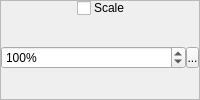
      <widget class="QFrame" name="frame_4">
       <property name="frameShape">
        <enum>QFrame::StyledPanel</enum>
       </property>
       <property name="frameShadow">
        <enum>QFrame::Raised</enum>
       </property>
       <layout class="QVBoxLayout" name="verticalLayout_6">
        <property name="spacing">
         <number>0</number>
        </property>
        <property name="margin">
         <number>0</number>
        </property>
        <item>
         <widget class="QWidget" name="widget_24" native="true">
          <property name="sizePolicy">
           <sizepolicy hsizetype="Preferred" vsizetype="Fixed">
            <horstretch>0</horstretch>
            <verstretch>0</verstretch>
           </sizepolicy>
          </property>
          <property name="styleSheet">
           <string notr="true">.QWidget
{
	border-width: 1px;
	border-style: solid;
	border-color: palette(window-text);
	background-color: palette(window-text);
}

.QWidget&gt;QLabel
{
	border-width: 0px;
	background-color: palette(window-text);
	color: palette(window);
	font-weight: bold;
}</string>
          </property>
          <layout class="QHBoxLayout" name="horizontalLayout_26">
           <property name="spacing">
            <number>3</number>
           </property>
           <property name="margin">
            <number>0</number>
           </property>
           <item>
            <spacer name="horizontalSpacer_9">
             <property name="orientation">
              <enum>Qt::Horizontal</enum>
             </property>
             <property name="sizeHint" stdset="0">
              <size>
               <width>10</width>
               <height>15</height>
              </size>
             </property>
            </spacer>
           </item>
           <item>
            <widget class="QCheckBox" name="cbScale">
             <property name="sizePolicy">
              <sizepolicy hsizetype="Fixed" vsizetype="Fixed">
               <horstretch>0</horstretch>
               <verstretch>0</verstretch>
              </sizepolicy>
             </property>
             <property name="text">
              <string/>
             </property>
            </widget>
           </item>
           <item>
            <widget class="QLabel" name="label_11">
             <property name="sizePolicy">
              <sizepolicy hsizetype="Fixed" vsizetype="Fixed">
               <horstretch>0</horstretch>
               <verstretch>0</verstretch>
              </sizepolicy>
             </property>
             <property name="text">
              <string>Scale</string>
             </property>
            </widget>
           </item>
           <item>
            <spacer name="horizontalSpacer_10">
             <property name="orientation">
              <enum>Qt::Horizontal</enum>
             </property>
             <property name="sizeHint" stdset="0">
              <size>
               <width>10</width>
               <height>15</height>
              </size>
             </property>
            </spacer>
           </item>
          </layout>
         </widget>
        </item>
        <item>
         <widget class="QWidget" name="wScale" native="true">
          <layout class="QHBoxLayout" name="horizontalLayout_6">
           <property name="spacing">
            <number>0</number>
           </property>
           <property name="margin">
            <number>0</number>
           </property>
           <item>
            <widget class="QSpinBox" name="sbScale">
             <property name="accelerated">
              <bool>true</bool>
             </property>
             <property name="suffix">
              <string>%</string>
             </property>
             <property name="minimum">
              <number>0</number>
             </property>
             <property name="maximum">
              <number>800</number>
             </property>
             <property name="value">
              <number>100</number>
             </property>
            </widget>
           </item>
           <item>
            <widget class="SpinBoxSideButton" name="bScaleSideButton">
             <property name="minimumSize">
              <size>
               <width>13</width>
               <height>21</height>
              </size>
             </property>
             <property name="maximumSize">
              <size>
               <width>13</width>
               <height>21</height>
              </size>
             </property>
             <property name="text">
              <string>...</string>
             </property>
             <property name="icon">
              <iconset resource="gui_icons.qrc">
               <normaloff>:/icons/spinBoxSideButton.png</normaloff>:/icons/spinBoxSideButton.png</iconset>
             </property>
             <property name="iconSize">
              <size>
               <width>8</width>
               <height>16</height>
              </size>
             </property>
            </widget>
           </item>
          </layout>
         </widget>
        </item>
       </layout>
      </widget>
